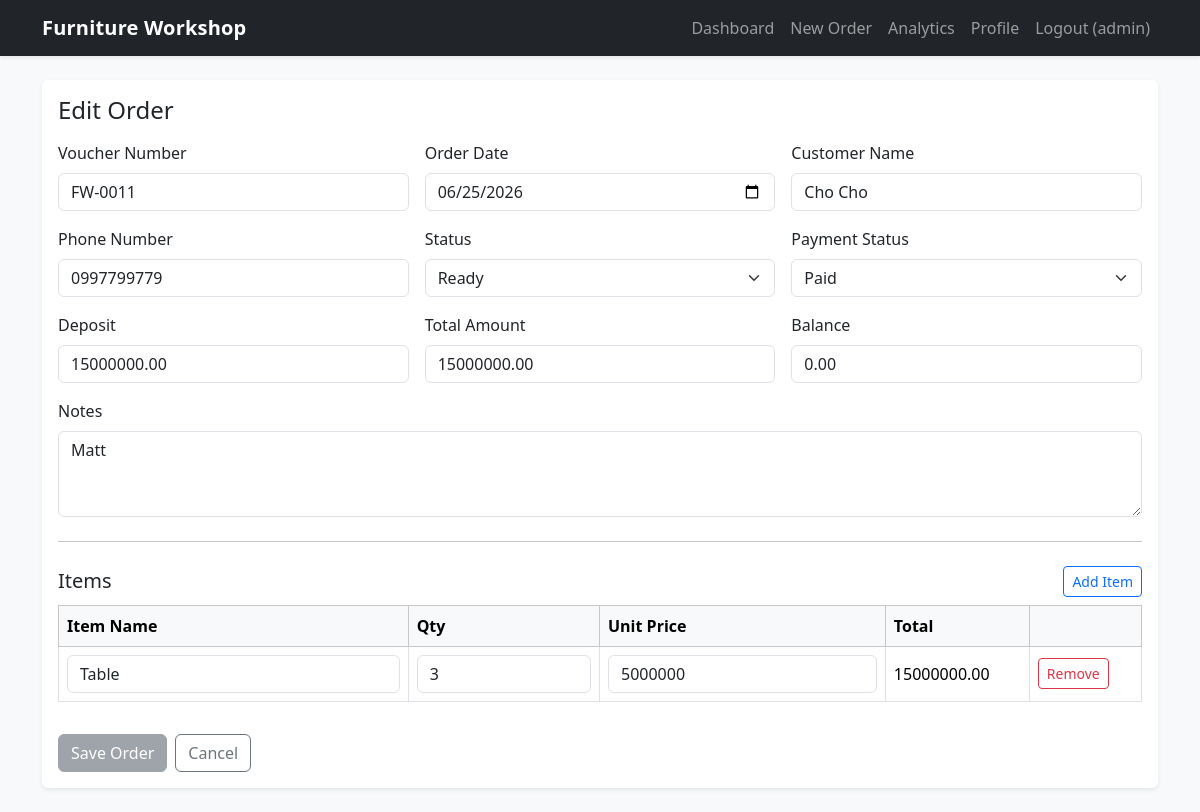
Page /orders/14/edit (signed in) on the committed database.
### tables this page shows
CREATE TABLE users (
            id INTEGER PRIMARY KEY AUTOINCREMENT,
            username TEXT NOT NULL UNIQUE,
            password_hash TEXT NOT NULL,
            created_at TEXT NOT NULL
        );

CREATE TABLE orders (
            id INTEGER PRIMARY KEY AUTOINCREMENT,
            user_id INTEGER NOT NULL,
            voucher_number TEXT NOT NULL,
            customer_id INTEGER NOT NULL,
            order_date TEXT NOT NULL,
            deposit REAL NOT NULL DEFAULT 0,
            total_amount REAL NOT NULL DEFAULT 0,
            balance REAL NOT NULL DEFAULT 0,
            status TEXT NOT NULL,
            payment_status TEXT NOT NULL,
            notes TEXT,
            created_at TEXT NOT NULL,
            FOREIGN KEY (user_id) REFERENCES users(id),
            FOREIGN KEY (customer_id) REFERENCES customers(id)
        );

CREATE TABLE customers (
            id INTEGER PRIMARY KEY AUTOINCREMENT,
            user_id INTEGER NOT NULL,
            name TEXT NOT NULL,
            phone_number TEXT NOT NULL,
            created_at TEXT NOT NULL,
            FOREIGN KEY (user_id) REFERENCES users(id),
            UNIQUE(user_id, phone_number)
        );

### app.py (the view)
@app.route("/orders/<int:order_id>/edit")
@login_required
def edit_order(order_id: int) -> str:
    order = fetch_order(order_id, int(current_user.id))
    if not order:
        flash("Order not found.", "error")
        return redirect(url_for("index"))
    form = OrderForm(
        data={
            "order_id": order["id"],
            "customer_name": order["customer_name"],
            "phone_number": order["phone_number"],
            "order_date": parse_date_value(order["order_date"]),
            "status": order["status"],
            "payment_status": order["payment_status"],
            "deposit": order["deposit"],
            "notes": order["notes"],
        }
    )
    form.items_json.data = json.dumps(order["items"])
    return render_template(
        "order_form.html",
        form=form,
        order=order,
        suggested_voucher=order["voucher_number"],
        initial_items=order["items"],
    )

### forms.py (shortened to what this page needs)
class OrderForm(FlaskForm):
    order_id = HiddenField()
    customer_name = StringField(
        "Customer Name",
        validators=[DataRequired(), Length(max=MAX_CUSTOMER_NAME_LENGTH)],
    )
    phone_number = StringField(
        "Phone Number",
        validators=[
            DataRequired(),
            Length(min=7, max=20),
            Regexp(PHONE_PATTERN, message="Phone number format is invalid."),
        ],
    )
    order_date = DateField("Order Date", validators=[DataRequired()], format="%Y-%m-%d")
    status = SelectField(
        "Status",
        choices=[(status, status) for status in STATUSES],
        validators=[DataRequired()],
    )
    payment_status = SelectField(
        "Payment Status",
        choices=[(status, status) for status in PAYMENT_STATUSES],
        validators=[DataRequired()],
    )
    deposit = DecimalField(
        "Deposit",
        places=2,
        default=0,
        validators=[Optional(), NumberRange(min=0, max=MAX_MONEY)],
    )
    notes = TextAreaField("Notes", validators=[Optional(), Length(max=MAX_NOTES_LENGTH)])
    items_json = HiddenField("Items", validators=[DataRequired()])
    clean_items: list[dict[str, Any]]

class LogoutForm(FlaskForm):
    pass

### app.py (called while the page is built)
@login_manager.user_loader
def load_user(user_id: str) -> User | None:
    db = get_db()
    row = db.execute(
        "SELECT id, username FROM users WHERE id = ?", (user_id,)
    ).fetchone()
    if not row:
        return None
    return User(id=int(row["id"]), username=row["username"])

def get_db() -> sqlite3.Connection:
    if "db" not in g:
        g.db = sqlite3.connect(DB_PATH)
        g.db.row_factory = sqlite3.Row
        g.db.execute("PRAGMA foreign_keys = ON")
    return g.db

@app.after_request
def add_security_headers(response: Any) -> Any:
    response.headers["X-Frame-Options"] = "DENY"
    response.headers["X-Content-Type-Options"] = "nosniff"
    response.headers["Referrer-Policy"] = "strict-origin-when-cross-origin"
    response.headers["Content-Security-Policy"] = (
        "default-src 'self'; "
        "script-src 'self' https://cdn.jsdelivr.net 'unsafe-inline'; "
        "style-src 'self' https://cdn.jsdelivr.net 'unsafe-inline'; "
        "img-src 'self' data:; "
        "font-src 'self' https://cdn.jsdelivr.net; "
        "connect-src 'self'; "
        "frame-ancestors 'none'; "
        "form-action 'self'; "
        "base-uri 'self'"
    )
    return response

### templates/order_form.html (shortened to what this page needs)
{% extends "base.html" %}
{% block content %}
<div class="card border-0 shadow-sm">
  <div class="card-body">
    <h2 class="h4 mb-3">{{ 'Edit Order' if order else 'New Order' }}</h2>
    <form method="post" action="{{ url_for('save_order') }}" id="orderForm">
      <div class="row g-3">
        <div class="col-12 col-md-6 col-lg-4">
          <label class="form-label">Voucher Number</label>
          <input class="form-control" value="{{ suggested_voucher }}" readonly />
        </div>
        <div class="col-12 col-md-6 col-lg-4">
          {{ form.order_date.label(class="form-label") }}
          {{ form.order_date(class="form-control form-input" ~ (' is-invalid' if form.order_date.errors else ''),
          type="date") }}
        </div>
        <div class="col-12 col-md-6 col-lg-4">
          {{ form.customer_name.label(class="form-label") }}
          {{ form.customer_name(class="form-control form-input" ~ (' is-invalid' if form.customer_name.errors else ''),
          maxlength="100") }}
        </div>
        <div class="col-12 col-md-6 col-lg-4">
          {{ form.phone_number.label(class="form-label") }}
          {{ form.phone_number(class="form-control form-input" ~ (' is-invalid' if form.phone_number.errors else ''),
          maxlength="20") }}
        </div>
        <div class="col-6 col-md-6 col-lg-4">
          {{ form.status.label(class="form-label") }}
          {{ form.status(class="form-select form-input" ~ (' is-invalid' if form.status.errors else '')) }}
        </div>
        <div class="col-6 col-md-6 col-lg-4">
          {{ form.payment_status.label(class="form-label") }}
          {{ form.payment_status(class="form-select form-input" ~ (' is-invalid' if form.payment_status.errors else ''))
          }}
        </div>
        <div class="col-12 col-md-4">
          {{ form.deposit.label(class="form-label") }}
          {{ form.deposit(class="form-control form-input" ~ (' is-invalid' if form.deposit.errors else ''),
          type="number", step="0.01", min="0", max="1000000000") }}
        </div>
        <div class="col-12 col-md-4">
          <label class="form-label">Total Amount</label>
          <input class="form-control" id="total_amount" readonly />
        </div>
        <div class="col-12 col-md-4">
          <label class="form-label">Balance</label>
          <input class="form-control" id="balance" readonly />
        </div>
        <div class="col-12">
          {{ form.notes.label(class="form-label") }}
          {{ form.notes(class="form-control form-input" ~ (' is-invalid' if form.notes.errors else ''), rows="3",
          maxlength="1000") }}
        </div>
      </div>
      <hr class="my-4" />
      <div class="d-flex justify-content-between align-items-center mb-2">
        <h3 class="h5 mb-0">Items</h3>
        <button type="button" class="btn btn-sm btn-outline-primary" onclick="addItem()">Add Item</button>
      </div>
      <div class="table-responsive">
        <table id="itemTable" class="table table-bordered align-middle">
          <thead class="table-light">
            <tr>
              <th>Item Name</th>
              <th>Qty</th>
              <th>Unit Price</th>
              <th>Total</th>
              <th></th>
            </tr>
          </thead>
          <tbody></tbody>
        </table>
      </div>
      <div class="d-flex flex-wrap gap-2 mt-3">
        <button class="btn btn-primary" id="submit-btn" disabled=True type="submit">Save Order</button>
        <a class="btn btn-outline-secondary" href="{{ url_for('index') }}">Cancel</a>
      </div>
    </form>
  </div>
</div>
{% endblock %}

### templates/base.html (shortened to what this page needs)
<!doctype html>
<html lang="en">
<head>
  <link href="https://cdn.jsdelivr.net/npm/bootstrap@5.3.3/dist/css/bootstrap.min.css" rel="stylesheet">
  <link rel="stylesheet" href="{{ url_for('static', filename='styles.css') }}" />
</head>
<body class="bg-light">
  <nav class="navbar navbar-expand-lg navbar-dark bg-dark shadow-sm">
    <div class="container">
      <a class="navbar-brand fw-semibold" href="{{ url_for('index') }}">Furniture Workshop</a>
      <div class="collapse navbar-collapse" id="mainNav">
        <ul class="navbar-nav ms-auto mb-2 mb-lg-0">
          {% if current_user.is_authenticated %}
          <li class="nav-item"><a class="nav-link" href="{{ url_for('index') }}">Dashboard</a></li>
          <li class="nav-item"><a class="nav-link" href="{{ url_for('new_order') }}">New Order</a></li>
          <li class="nav-item"><a class="nav-link" href="{{ url_for('analytics') }}">Analytics</a></li>
          <li class="nav-item"><a class="nav-link" href="{{ url_for('profile') }}">Profile</a></li>
          <li class="nav-item">
            <form method="post" action="{{ url_for('logout') }}" class="d-flex">
              <button type="submit" class="nav-link btn btn-link text-decoration-none">Logout ({{ current_user.username }})</button>
            </form>
          </li>
          {% else %}
          <li class="nav-item"><a class="nav-link" href="{{ url_for('login') }}">Login</a></li>
          <li class="nav-item"><a class="nav-link" href="{{ url_for('register') }}">Register</a></li>
          {% endif %}
        </ul>
      </div>
    </div>
  </nav>
  <main class="container py-4">
    {% block content %}{% endblock %}
  </main>
</body>
</html>

### static/styles.css (style rules this page uses)
body { min-height: 100vh; }
.navbar-brand { letter-spacing: 0.2px; }

### rows in the picture
users: username "admin"
orders: voucher_number "FW-0011", order_date "06/25/2026", status "Ready", payment_status "Paid", deposit "15000000.00", notes "Matt"
customers: phone_number "0997799779"

### other values in the picture
{{ 'Edit Order' if order else 'New Order' }} "Edit Order"
